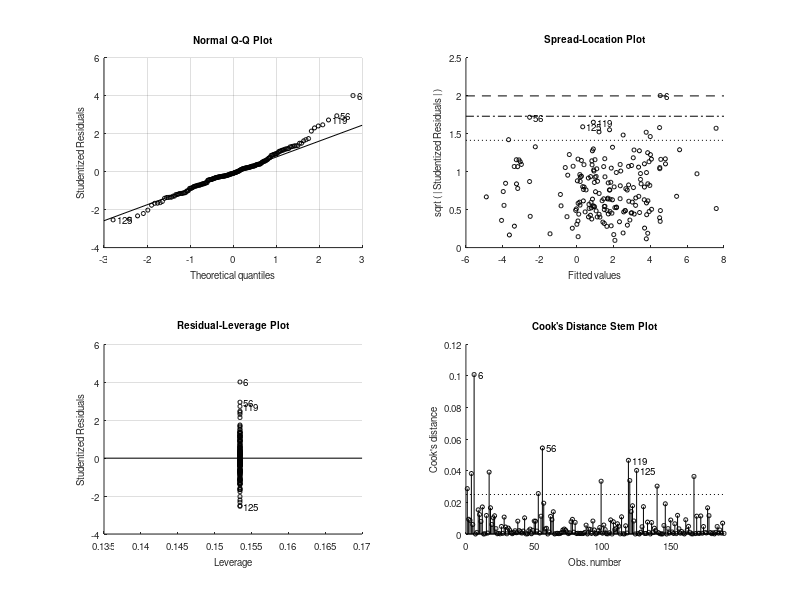
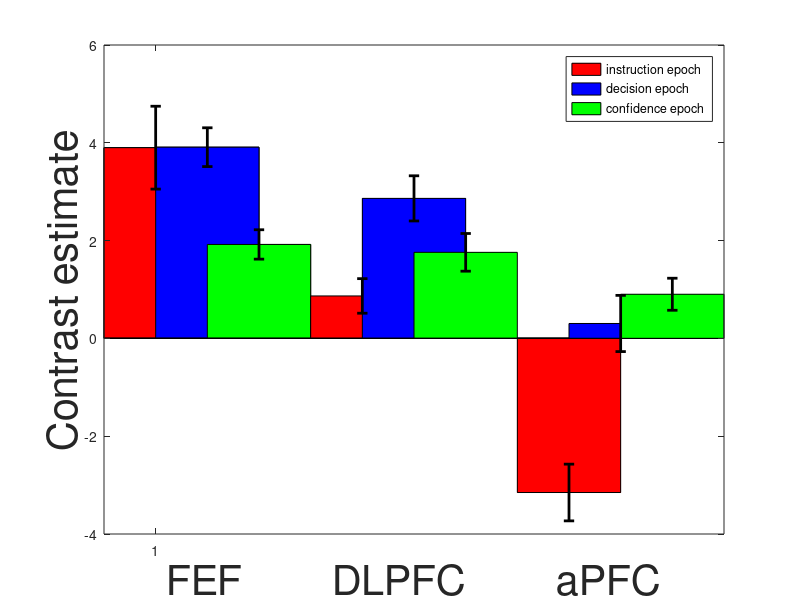

These figures' MATLAB source, in order:
%analyze_ROI_effects

%--------------------------------------------------------------------------
% This file analyzes the fMRI ROI data. The beta values for each task epoch
% are already saved in the file betaValues.mat. Each variable in that file
% indicates the beta value for the respective epoch for a given subject.
% The columns indicate the ROIs: 
% Column 1:FEF
% Column 2:DLPFC
% Column 3:aPFC
%--------------------------------------------------------------------------

clear

load betaValues
n_sub = size(decision,1);


%% Perform t-tests
for site = 1:3
    mean_activity = mean([instruction(:,site), decision(:,site), confidence(:,site)])
    [H(site,1) P(site,1) ci(site,1,:) stats(site,1)] = ttest(instruction(:,site), decision(:,site));
    [H(site,2) P(site,2) ci(site,2,:) stats(site,2)] = ttest(instruction(:,site), confidence(:,site));
    [H(site,3) P(site,3) ci(site,3,:) stats(site,3)] = ttest(decision(:,site), confidence(:,site));
end


%% Perform a repeated measures ANOVA
y = [reshape(instruction,[],1); reshape(decision,[],1); reshape(confidence,[],1)];
region = repmat([ones(n_sub,1); 2*ones(n_sub,1); 3*ones(n_sub,1)], 3, 1);
epoch = [ones(3*n_sub,1); 2*ones(3*n_sub,1); 3*ones(3*n_sub,1)];
subject = repmat([1:n_sub]',9,1);
x = {region,epoch,subject};
anovan(y,x,'model','full','random',3); %look at interaction between X1 and X2


%% Display t statistics
disp('============ Stats FEF ==============')
stats(1,:).tstat
P_FEF_epochComparison = P(1,:)
disp('============ Stats DLPFC ==============')
stats(2,:).tstat
P_DLPFC_epochComparison = P(2,:)
disp('============ Stats aPFC ==============')
stats(3,:).tstat
P_aPFC_epochComparison = P(3,:)


%% Plot figure (Figure 5B in paper)
figure
bar(1, mean(instruction(:,1)), 1, 'r');
hold
bar(2, mean(decision(:,1)), 1, 'b');
bar(3, mean(confidence(:,1)), 1, 'g');
data = {instruction, decision, confidence};
for i=1:3
    bar((i-1)*4+1, mean(instruction(:,i)), 1, 'r');
    bar((i-1)*4+2, mean(decision(:,i)), 1, 'b');
    bar((i-1)*4+3, mean(confidence(:,i)), 1, 'g');
    
    for j=1:3
        plot([(i-1)*4+j,(i-1)*4+j], [mean(data{j}(:,i))-std(data{j}(:,i))/sqrt(n_sub), ...
            mean(data{j}(:,i))+std(data{j}(:,i))/sqrt(n_sub)], 'k', 'LineWidth', 2);
        plot([(i-1)*4+j-.1,(i-1)*4+j+.1], [mean(data{j}(:,i))-std(data{j}(:,i))/sqrt(n_sub), ...
            mean(data{j}(:,i))-std(data{j}(:,i))/sqrt(n_sub)], 'k', 'LineWidth', 2);
        plot([(i-1)*4+j-.1,(i-1)*4+j+.1], [mean(data{j}(:,i))+std(data{j}(:,i))/sqrt(n_sub), ...
            mean(data{j}(:,i))+std(data{j}(:,i))/sqrt(n_sub)], 'k', 'LineWidth', 2);
    end
end
legend('instruction epoch', 'decision epoch', 'confidence epoch');
ylabel('Contrast estimate', 'FontSize', 30)
xlabel('FEF         DLPFC         aPFC', 'FontSize', 30);